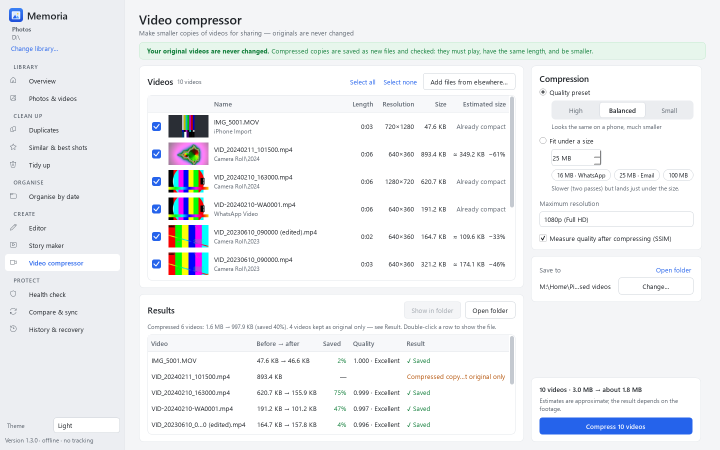
#> input picture docs/images/video.png, 1440 x 900 px (shown at 1/2 size)
$ python -i media.py   (imports and definitions only)
#> lines starting #> are read from the running program, lines starting #| are printed output that depends on the picture
### memoria/engine/dates.py
"""Where a photo's date comes from, beyond the camera's own EXIF date.

Order of trust, best first:

- ``manual``    set by the user in Memoria (kept across rescans until cleared)
- ``exif``      camera date inside the photo
- ``metadata``  date inside a video, or an embedded XMP/PNG creation date
- ``sidecar``   Google Takeout ``.json`` or XMP sidecar file next to the photo
- ``filename``  a date or timestamp in the file name
- ``inferred``  copied from a file with the same name in the same folder that has a reliable date
                (for example the HEIC of a Live Photo, or the original of an edited copy)
- ``modified``  the file's modified time — often the copy/download date, so treated as uncertain
"""
from __future__ import annotations

import json
import os
import re
from datetime import datetime, timezone
from pathlib import Path
from typing import Iterable, Optional

LABELS = {"manual": "Set in Memoria", "iphone": "iPhone Photos date", "exif": "Camera date",
          "metadata": "Embedded date", "sidecar": "Sidecar file",
          "filename": "Date in file name", "inferred": "From matching file", "modified": "File modified date (less reliable)"}
SHORT_LABELS = {"manual": "set in Memoria", "iphone": "iPhone Photos", "exif": "camera", "metadata": "embedded metadata",
                "sidecar": "sidecar file",
                "filename": "file name", "inferred": "matching file", "modified": "file date — may be inaccurate"}
SOURCES = frozenset(LABELS)
# Precise enough to group bursts (seconds matter).
PRECISE = ("exif", "metadata", "sidecar", "manual", "iphone")
# Good enough for albums, timelines and organising by date.
RELIABLE = ("exif", "metadata", "sidecar", "filename", "inferred", "manual", "iphone")
# Chosen by the user (in Memoria or in iPhone Photos): re-analysis keeps these.
KEPT = ("manual", "iphone")

_MIN_YEAR = 1990


# [27 lines left out: functions _plausible, _from_epoch, parse_iso, not called in this run]


# --------------------------------------------------------------------------- embedded XMP / PNG text
_XMP_DATE = re.compile(rb"(?:exif:DateTimeOriginal|photoshop:DateCreated|xmp:CreateDate)"
                       rb"\s*(?:=\s*[\"']|>)\s*(\d{4}-\d\d-\d\d(?:T[\d:.]+(?:Z|[+-]\d\d:?\d\d)?)?)")


# [7 lines left out: function xmp_date, not called in this run]


def png_text_date(info: dict) -> Optional[datetime]:
    """PNG ``Creation Time`` / ``date:create`` text chunks (common for screenshots and exports)."""
    for key in ("Creation Time", "creation_time", "date:create"):
        value = info.get(key)
        if isinstance(value, str):
            dt = parse_iso(value)
            if dt:
                return dt
            for fmt in ("%a, %d %b %Y %H:%M:%S", "%d %b %Y %H:%M:%S"):
                try:
                    return _plausible(datetime.strptime(value.strip()[:25].rstrip(" +-0123456789:"), fmt))
                except ValueError:
                    continue
    return None


# --------------------------------------------------------------------------- sidecar files
# [38 lines left out: functions _takeout_candidates, sidecar_date, not called in this run]


# --------------------------------------------------------------------------- file names
_EPOCH = re.compile(r"(?<!\d)(1[0-9]{9})(\d{3})?(?!\d)")


# [4 lines left out: function epoch_from_filename, not called in this run]


# --------------------------------------------------------------------------- inference
_COPY_SUFFIX = re.compile(r"(?:\s*\(\d+\)|[-_ ](?:edited|edit|copy|bearbeitet|modifi[ée])|~\d+)$", re.I)


# [53 lines left out: functions base_stem, infer_dates, set_manual, not called in this run]

### memoria/engine/config.py
"""Constants shared by the engine: media types, library layout and tuning."""
from __future__ import annotations

import os
from pathlib import Path

APP_DIR_NAME = ".memoria"
DB_NAME = "memoria.db"
THUMBS_DB_NAME = "thumbs.db"
RECOVERY_DIR_NAME = "recovery"

IMAGE_EXT = {
    ".jpg", ".jpeg", ".jpe", ".png", ".bmp", ".gif", ".webp", ".tif", ".tiff",
    ".heic", ".heif", ".avif",
}
RAW_EXT = {".raw", ".cr2", ".cr3", ".nef", ".arw", ".dng", ".orf", ".rw2", ".raf"}
VIDEO_EXT = {
    ".mp4", ".mov", ".m4v", ".avi", ".mkv", ".3gp", ".wmv", ".mts", ".m2ts", ".webm", ".vob",
}
MEDIA_EXT = IMAGE_EXT | RAW_EXT | VIDEO_EXT

# Files that operating systems and photo apps leave behind. Safe to tidy away.
JUNK_NAMES = {"thumbs.db", "desktop.ini", ".ds_store", "picasa.ini", ".picasa.ini",
              "zbthumbnail.info", "ehthumbs.db", "ehthumbs_vista.db"}
JUNK_EXT = {".tmp", ".part", ".crdownload"}
JUNK_PREFIXES = ("._",)

THUMB_SIZE = 256
ANALYSIS_SIZE = 512

# Quick-hash sampling is only used to *rule out* duplicates cheaply.
# Anything acted on is always confirmed with a full-content hash.
SAMPLE_BYTES = 64 * 1024
SAMPLE_POINTS = 5

CPU_COUNT = os.cpu_count() or 4
WORKERS = max(2, min(12, CPU_COUNT))
# Photos up to this size are read into memory once and hashed + decoded from that copy.
IN_MEMORY_READ_LIMIT = 128 * 1024 * 1024


# [7 lines left out: function kind_for_ext, not called in this run]


def app_dir(library: Path) -> Path:
    return Path(library) / APP_DIR_NAME


# [11 lines left out: function ensure_app_dir, not called in this run]


def recovery_dir(library: Path) -> Path:
    return app_dir(library) / RECOVERY_DIR_NAME


def default_export_dir() -> Path:
    return Path.home() / "Pictures" / "Memoria Exports"


def longpath(p) -> str:
    """Absolute path usable beyond Windows' 260-character limit (``\\\\?\\`` prefix when needed)."""
    s = os.fspath(p)
    if os.name != "nt" or len(s) < 240 or s.startswith("\\\\?\\"):
        return s
    s = os.path.abspath(s)
    return "\\\\?\\UNC\\" + s[2:] if s.startswith("\\\\") else "\\\\?\\" + s

### memoria/engine/media.py
"""Image decoding and analysis: EXIF, capture date, thumbnail, perceptual hash, quality."""
from __future__ import annotations

import io
import logging
import math
import re
import threading
from datetime import datetime
from pathlib import Path
from typing import Optional

import numpy as np
from PIL import Image, ImageOps, UnidentifiedImageError

from .config import ANALYSIS_SIZE, THUMB_SIZE, longpath

# [7 lines not run here, left out]

Image.MAX_IMAGE_PIXELS = 300_000_000

_EXIF_IFD = 0x8769
_GPS_IFD = 0x8825
_DT_ORIGINAL = 0x9003
_DT_DIGITIZED = 0x9004
_DT = 0x0132
_MAKE = 0x010F
_MODEL = 0x0110
_ORIENTATION = 0x0112
PHOTO_METADATA = {"iso": 0x8827, "aperture": 0x829D, "exposure_seconds": 0x829A, "focal_length_mm": 0x920A}
_log = logging.getLogger(__name__)

_FILENAME_DATE = re.compile(
    r"(?<!\d)(?P<y>(?:19|20)\d{2})[-_.]?(?P<m>0[1-9]|1[0-2])[-_.]?(?P<d>0[1-9]|[12]\d|3[01])"
    r"(?:(?:[ _T-]|\s+at\s+)?(?P<H>[01]\d|2[0-3])[.:\-]?(?P<M>[0-5]\d)[.:\-]?(?P<S>[0-5]\d))?(?!\d{3})")


# [37 lines left out: functions date_from_filename, _parse_exif_dt, _gps_to_deg, not called in this run]


def read_exif(img: Image.Image) -> dict:
    out: dict = {}
    try:
        exif = img.getexif()
    except Exception:
        return out
    if not exif:
        return out
    sub = {}
    try:
        sub = exif.get_ifd(_EXIF_IFD) or {}
    except Exception:
        pass
    dt = (_parse_exif_dt(sub.get(_DT_ORIGINAL)) or _parse_exif_dt(sub.get(_DT_DIGITIZED))
          or _parse_exif_dt(exif.get(_DT)))
    if dt:
        out["taken_at"] = dt
    make = str(exif.get(_MAKE) or "").strip(" \x00")
    model = str(exif.get(_MODEL) or "").strip(" \x00")
    if model:
        out["camera"] = model if make and model.lower().startswith(make.lower().split()[0]) else f"{make} {model}".strip()
    elif make:
        out["camera"] = make
    out["orientation"] = exif.get(_ORIENTATION, 1)
    for key, tag in PHOTO_METADATA.items():
        value = sub.get(tag, exif.get(tag))
        if key == "iso":
            value = sub.get(0x8833, value)  # Extended ISO speed, when present.
        if value is None:
            continue
        try:
            if isinstance(value, (tuple, list)):
                value = value[0]
            number = float(value)
            if not math.isfinite(number) or number <= 0 or (key == "iso" and
                    (not number.is_integer() or number > 2**63 - 1)):
                raise ValueError("Invalid metadata number")
        except (TypeError, ValueError, ZeroDivisionError, OverflowError, IndexError):
            _log.warning("Invalid optional EXIF field %s; omitted from catalogue", key)
            continue
        out[key] = int(number) if key == "iso" else number
    lens = sub.get(0xA434, exif.get(0xA434))
    if lens:
        if isinstance(lens, bytes):
            lens = lens.decode("utf-8", "replace")
        out["lens"] = str(lens).strip(" \x00")
    try:
        gps = exif.get_ifd(_GPS_IFD)
        if gps and 2 in gps and 4 in gps:
            lat = _gps_to_deg(gps[2], gps.get(1))
            lon = _gps_to_deg(gps[4], gps.get(3))
            if lat is not None and lon is not None and not (lat == 0 and lon == 0):
                out["lat"], out["lon"] = lat, lon
    except Exception:
        pass
    return out


def open_oriented(path: str | Path, target: int = ANALYSIS_SIZE,
                  data: Optional[bytes] = None) -> tuple[Image.Image, tuple[int, int], dict]:
    """Open an image decoded at reduced resolution (fast for JPEG), upright, in RGB.

    ``data`` is the file's bytes when the caller has already read it, so the disk is not read again.
    Returns (image, original_size, exif_info). Raises on unreadable files.
    """
#> called with path = '../../docs/images/video.png', target = 512
    if data is None:
        img = Image.open(longpath(path))
#> img is the input picture: PIL image 1440x900 RGB; mean R, G, B 238.7, 240.7, 243
    else:
        try:
            img = Image.open(io.BytesIO(data))
        except UnidentifiedImageError:
            raise UnidentifiedImageError(f"cannot identify image file {longpath(path)!r}") from None
    original = img.size
#> original = (1440, 900)
    info = read_exif(img)
#> info = 0 items
    if "taken_at" not in info:
        from .dates import png_text_date
        text_date = png_text_date(img.info)
        if text_date:
            info["embedded_date"] = text_date
    if img.format == "JPEG":
        img.draft("RGB", (target, target))
    img.load()
    if info.get("orientation", 1) in (5, 6, 7, 8):
        original = (original[1], original[0])
    img = ImageOps.exif_transpose(img)
    if img.mode not in ("RGB", "L"):
        if img.mode in ("RGBA", "LA", "P") or "A" in img.getbands():
            img = img.convert("RGBA")
            bg = Image.new("RGB", img.size, (255, 255, 255))
            bg.paste(img, mask=img.getchannel("A"))
            img = bg
        else:
            img = img.convert("RGB")
    elif img.mode == "L":
        img = img.convert("RGB")
    return img, original, info


def dhash(gray: Image.Image) -> int:
    """64-bit difference hash, returned as a signed int so it fits SQLite INTEGER."""
    small = np.asarray(gray.resize((9, 8), Image.Resampling.BOX), dtype=np.int16)
    bits = (small[:, 1:] > small[:, :-1]).flatten()
    value = 0
    for b in bits:
        value = (value << 1) | int(b)
    return value - (1 << 64) if value >= (1 << 63) else value


def quality_metrics(gray: Image.Image) -> dict:
    """Sharpness (variance of Laplacian), brightness, contrast and clipped-pixel share."""
    a = np.asarray(gray, dtype=np.float32)
    lap = (a[1:-1, :-2] + a[1:-1, 2:] + a[:-2, 1:-1] + a[2:, 1:-1] - 4 * a[1:-1, 1:-1])
    clipped = float(np.mean((a <= 4) | (a >= 251)))
    return {
        "sharpness": round(float(lap.var()), 2),
        "brightness": round(float(a.mean()), 2),
        "contrast": round(float(a.std()), 2),
        "clipped": round(clipped, 4),
    }


def thumbnail_bytes(img: Image.Image, size: int = THUMB_SIZE) -> bytes:
    t = img.copy()
    t.thumbnail((size, size), Image.Resampling.BILINEAR, reducing_gap=2.0)
    buf = io.BytesIO()
    t.save(buf, "JPEG", quality=82, optimize=False)
    return buf.getvalue()


def analyze_image(path: str | Path, data: Optional[bytes] = None) -> dict:
    img, (w, h), info = open_oriented(path, data=data)
#> w = 1440; h = 900; info = 0 items
    # Always measure at the same scale so small copies don't look "sharper" than their originals.
    scale = ANALYSIS_SIZE / max(img.size)
#> scale = 0.356
    size = (max(1, round(img.width * scale)), max(1, round(img.height * scale)))
#> size = (512, 320)
    work = img.resize(size, Image.Resampling.BILINEAR, reducing_gap=2.0 if scale < 1 else None)
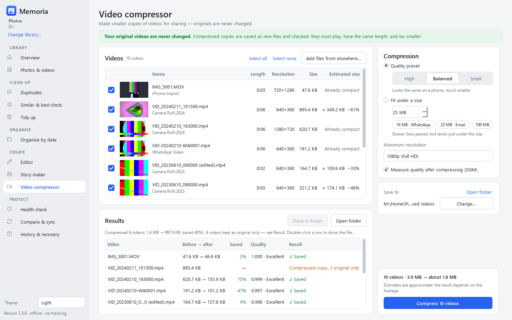
#> work: PIL image 512x320 RGB; mean R, G, B 238.7, 240.7, 243.1
    gray = work.convert("L")
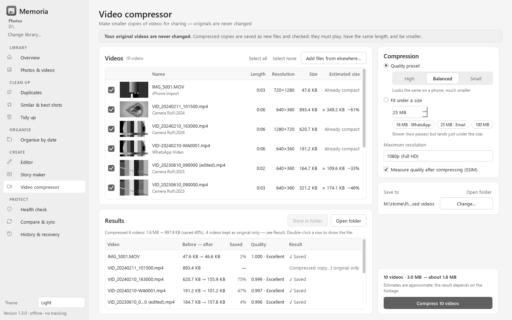
#> gray: PIL image 512x320 L; min 0, max 255, mean 240.4
    result = {"width": w, "height": h, "dhash": dhash(gray), "thumb": thumbnail_bytes(work)}
#> the loop in dhash, `for b in bits:` made 64 passes
#> (b, value) on passes 2 to 13: (False, 2), (True, 5), (True, 11), (True, 23), (False, 46), (True, 93), (True, 187), (True, 375), (True, 751), (True, 1503), (False, 3006), (False, 6012)
#> value on pass 1: 1
#> after the loop in dhash, `for b in bits:`: value = 13538297331587348905
#> in thumbnail_bytes, `t.thumbnail((size, size), Image.Resampling.BILINEAR, reducing_gap=2.0)`:
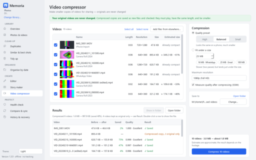
#> t: PIL image 256x160 RGB; mean R, G, B 238.7, 240.8, 243.1
    result.update(quality_metrics(gray))
#> in quality_metrics, `lap = (a[1:-1, :-2] + a[1:-1, 2:] + a[:-2, 1:-1] + a[2:, 1:-1] - 4 * a..`:
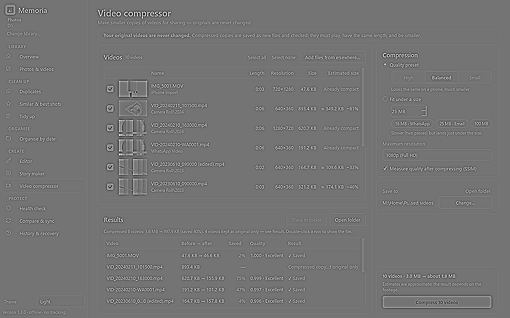
#> lap: shape (318, 510) float32; min -340, max 402, mean 0; drawn with min black and max white
#> in quality_metrics, `clipped = float(np.mean((a <= 4) | (a >= 251)))`: clipped = 0.421
    for key in ("camera", "lat", "lon", "iso", "aperture", "exposure_seconds", "focal_length_mm", "lens"):
        if key in info:
            result[key] = info[key]
#> after the loop, result = 8 items
    if "taken_at" in info:
        result["taken_at"] = info["taken_at"]
        result["date_source"] = "exif"
    else:
        from .dates import xmp_date
        embedded = info.get("embedded_date") or (xmp_date(data) if data else None)
        if embedded:
            result["taken_at"], result["date_source"] = embedded, "metadata"
    return result


# [5 lines left out: function load_for_display, not called in this run]


_FACE_LOCAL = threading.local()


# [15 lines left out: function count_faces, not called in this run]

>>> result = analyze_image('../../docs/images/video.png')
#> result = 8 items

$ run again, on docs/images/albums-make.png
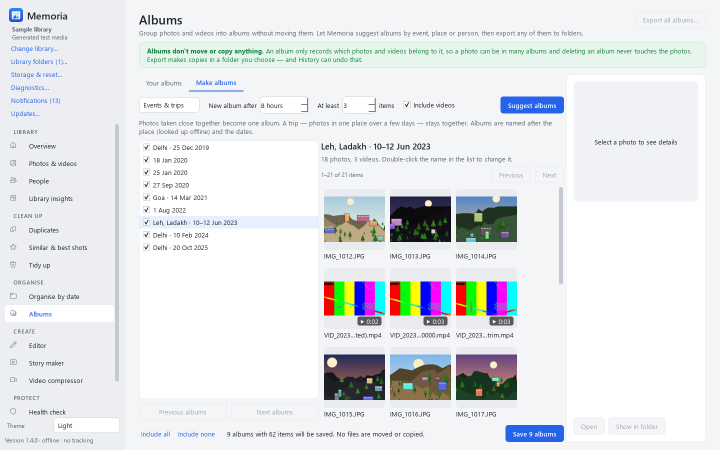
#> input picture docs/images/albums-make.png, 1440 x 900 px (shown at 1/2 size)
#> in open_oriented, img is the input picture: PIL image 1440x900 RGB; mean R, G, B 228.4, 231.3, 233.4
#> in open_oriented, `info = read_exif(img)`: info = 0 items
#> in analyze_image, `img, (w, h), info = open_oriented(path, data=data)`: w = 1440; h = 900; info = 0 items
#> in analyze_image, `gray = work.convert("L")`:
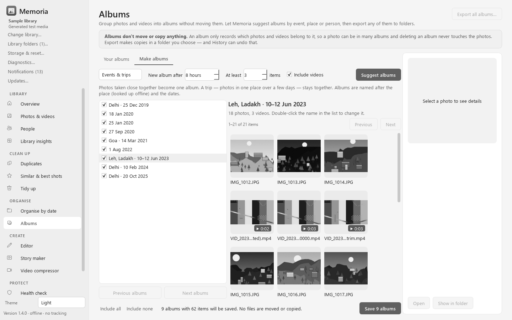
#> gray: PIL image 512x320 L; min 10, max 255, mean 230.7
#> the loop in dhash, `for b in bits:` made 64 passes
#> (b, value) on passes 2 to 9: (False, 2), (True, 5), (False, 10), (True, 21), (False, 42), (True, 85), (False, 170), (True, 341)
#> after the loop in dhash, `for b in bits:`: value = 12302690586398215819
#> in quality_metrics, `lap = (a[1:-1, :-2] + a[1:-1, 2:] + a[:-2, 1:-1] + a[2:, 1:-1] - 4 * a..`:
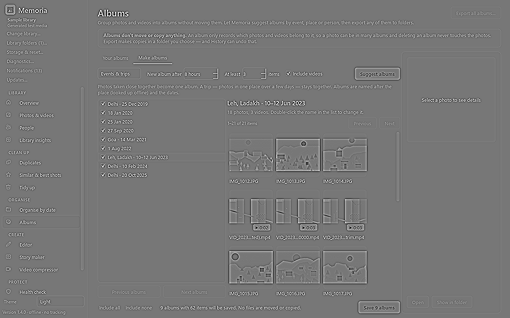
#> lap: shape (318, 510) float32; min -335, max 378, mean 0; drawn with min black and max white
#> clipped = 0.241
#> after the loop in analyze_image, `for key in ("camera", "lat", "lon", "iso", "aperture", "exposure_secon..`: result = 8 items

$ run again, on docs/images/albums.png
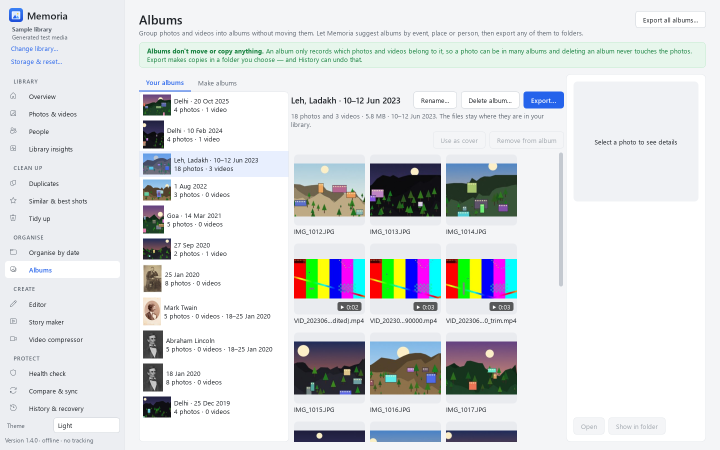
#> input picture docs/images/albums.png, 1440 x 900 px (shown at 1/2 size)
#> in open_oriented, img is the input picture: PIL image 1440x900 RGB; mean R, G, B 221.1, 224, 225.7
#> in open_oriented, `info = read_exif(img)`: info = 0 items
#> in analyze_image, `img, (w, h), info = open_oriented(path, data=data)`: w = 1440; h = 900; info = 0 items
#> in analyze_image, `gray = work.convert("L")`:
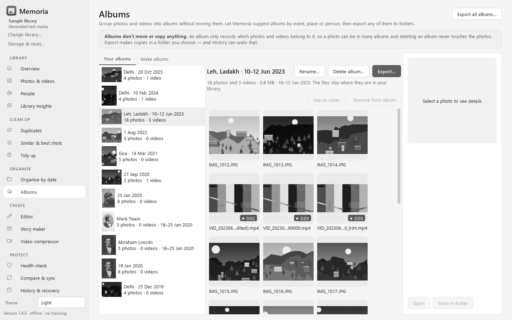
#> gray: PIL image 512x320 L; min 10, max 255, mean 223.4
#> the loop in dhash, `for b in bits:` made 64 passes
#> (b, value) on passes 2 to 9: (False, 2), (True, 5), (False, 10), (True, 21), (False, 42), (True, 85), (False, 170), (False, 340)
#> after the loop in dhash, `for b in bits:`: value = 12262007966282960463
#> in quality_metrics, `lap = (a[1:-1, :-2] + a[1:-1, 2:] + a[:-2, 1:-1] + a[2:, 1:-1] - 4 * a..`:
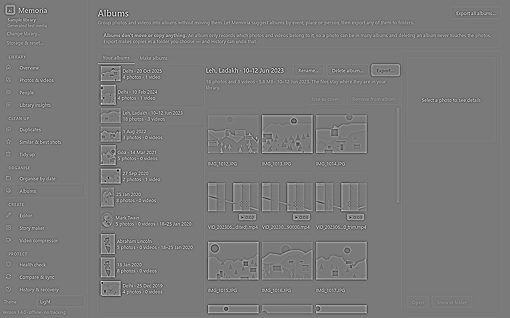
#> lap: shape (318, 510) float32; min -350, max 378, mean 0; drawn with min black and max white
#> clipped = 0.225
#> after the loop in analyze_image, `for key in ("camera", "lat", "lon", "iso", "aperture", "exposure_secon..`: result = 8 items
